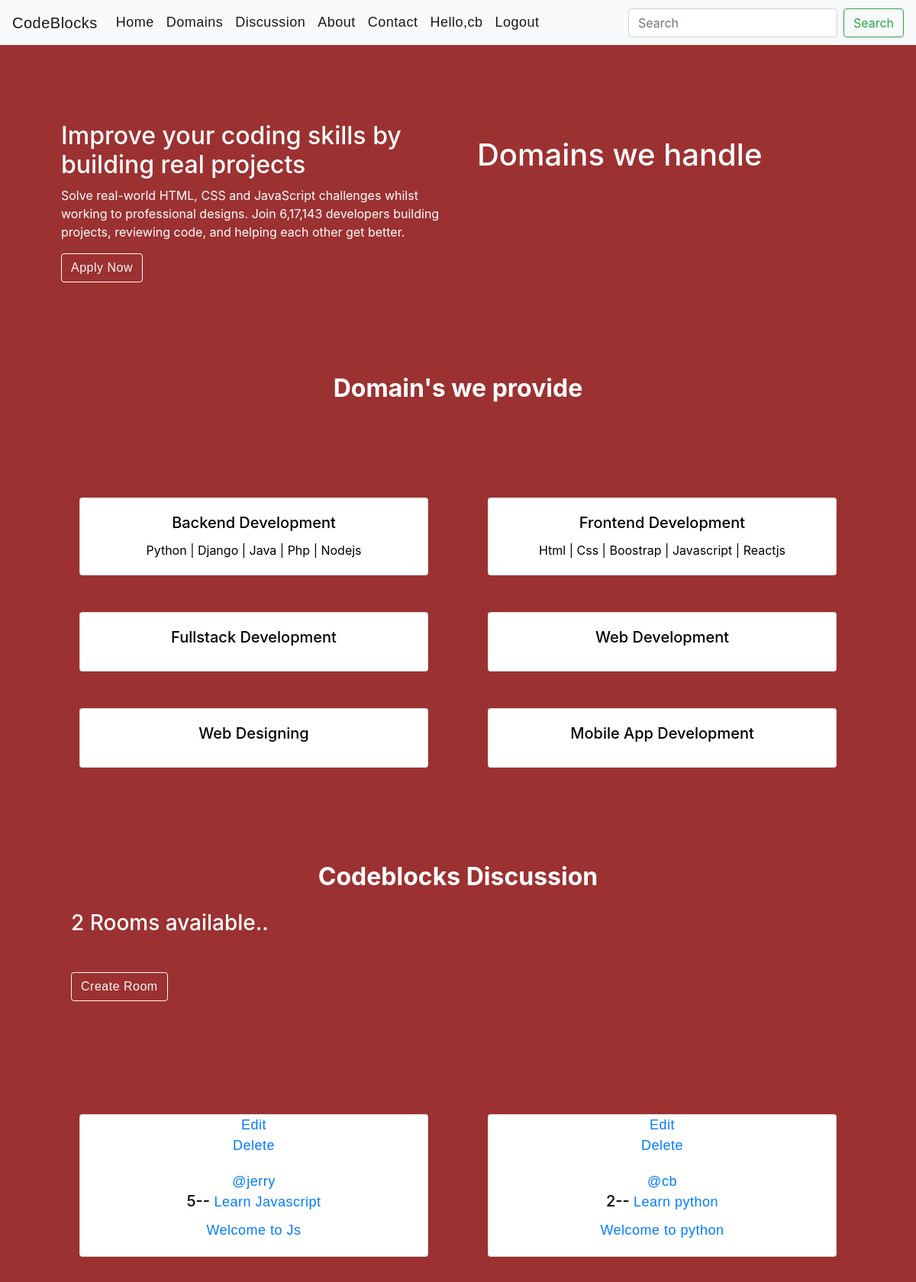
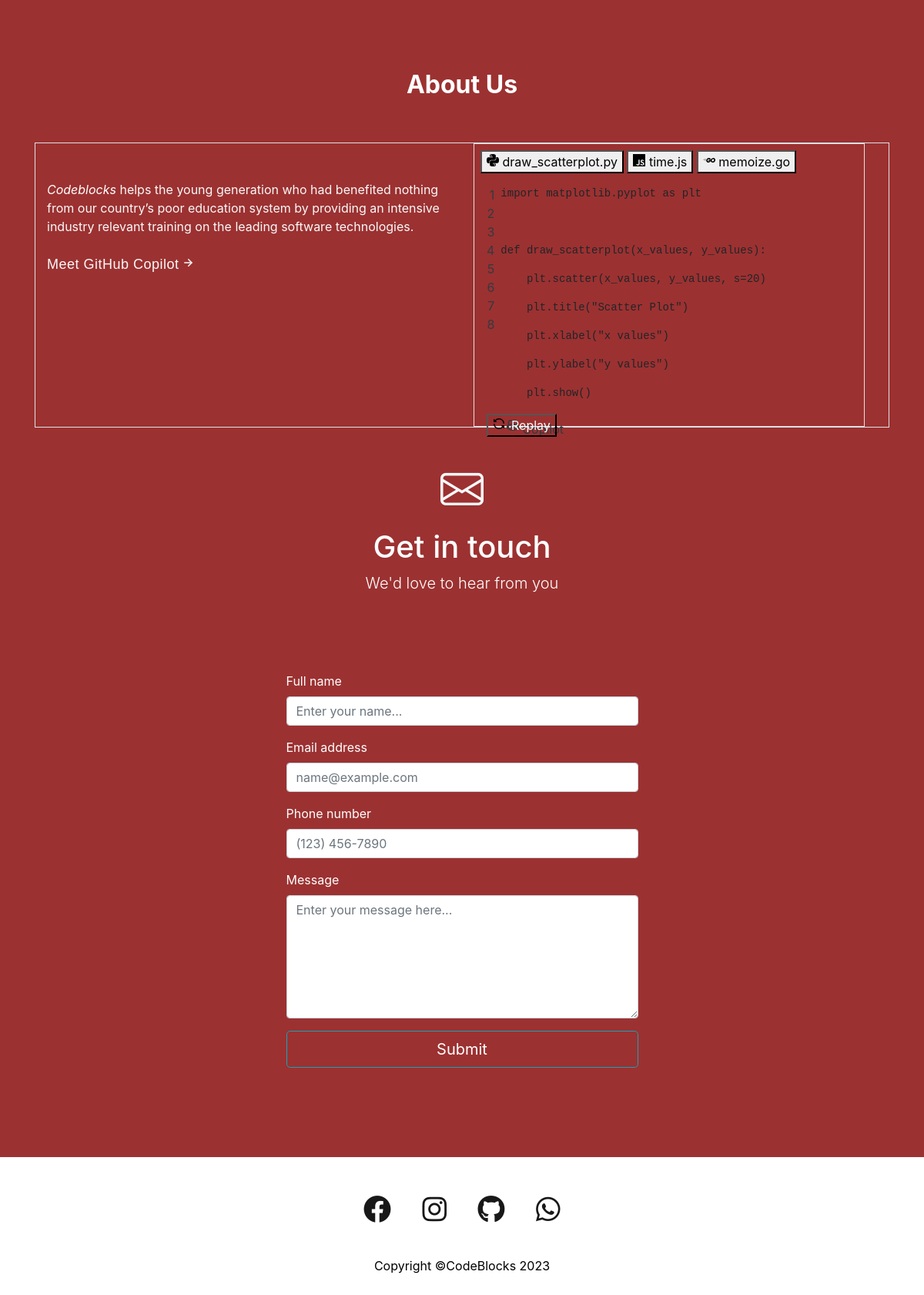
The app's page / (signed in) with its own data (2 pictures, top to bottom).
### cbapp/models.py (models this page shows, shortened)
class Domain(models.Model):
    d_name = models.CharField(max_length=200)
    d_desc = models.TextField(null=True,blank=True)

class Room(models.Model):
    host = models.ForeignKey(User,on_delete=models.SET_NULL,null=True)
    topic = models.ForeignKey(Topic,on_delete=models.SET_NULL,null=True)
    name = models.CharField(max_length=200)
    desc = models.TextField(null=True , blank=True)
    participants = models.ManyToManyField(User,related_name='participants', blank=True)
    updated = models.DateTimeField(auto_now=True)
    created = models.DateTimeField(auto_now_add=True)
    class Meta:
        ordering=['-updated' , '-created']

### cbapp/views.py (the view)
# urls.py: path('',views.home,name='home'),
def home(request):
    domain = Domain.objects.all()
    rooms=Room.objects.all()
    topics=Topic.objects.all()
    room_count = rooms.count()
    context={'rooms':rooms,'topics':topics,'room_count':room_count,'domain':domain}
    return render(request,"cbapp/home.html",context)

### cbapp/templates/cbapp/home.html (shortened to what this page needs)
{% extends 'base.html' %}
{% block content %}
<div class="container">
    <div class="row" id="home-link">
        <div class="col-md-6">
            <h2>Improve your coding skills by building real projects</h2>
            <div>
                <p>Solve real-world HTML, CSS and JavaScript challenges whilst working to professional designs. Join 6,17,143 developers building projects, reviewing code, and helping each other get better.</p>
                <a id="apply-btn"  class="btn btn-outline-light" href="">Apply Now</a>
            </div>
        </div>
        <div class="col-md-6">
            <div class="domain-handle">
                <h1>Domains we handle</h1>
            </div>
        </div>
    </div>
</div>
<section>
    <div class="container" id="domains">
        <h2 class="text-center" style="margin-top:100px;"><strong>Domain's we provide</strong></h2>
        <div id="domaintext-color" class="row">
            {% for d in domain %}
            <div class="col-md-6">
                <div class="card text-center m-4">
                    <div class="card-body ">
                      <h5 class="card-title">{{d.d_name}}</h5>
                      <p class="card-text">{{d.d_desc}}</p>
                    </div>
                </div>
            </div>
            {% endfor %}
        </div>
</div>
<section class="discussion-section">
            <div class="container" id="discussion">
                <h2 class="text-center" style="margin-top:100px;"><strong>Codeblocks Discussion</strong></h2>
                <h3 class="rooms-available mx-5 my-4">{{room_count}} Rooms available..</h3>
                <h3><a class="btn btn-outline-light mx-5 my-4 mr-sm-6" href="{% url 'create-room' %}">Create Room</a></h3>
                <div id="domaintext-color" class="row">
                    {% for r in rooms  %}
                    <div class="col-md-6">
                        <div class="card text-center m-4">
                            <a  href="{% url 'update-room' r.id %}">Edit</a>
                            <a href="{% url 'delete-room' r.id %}">Delete</a>
                            <div class="card-body ">
                                <a href="">@{{r.host.username}}</a>
                              <h5 class="card-title">{{r.id}}-- <a href="{% url 'room' r.id%}">{{r.name}}</h5></a>
                              <a href=""><p class="card-text">{{r.desc}}</p></a>
                            </div>
                        </div>
                    </div>
                    {% endfor %}
                </div>
        </div>
</section>
<section>
    <div class="container" id="about">
        <h2 class="text-center" style="margin-top:100px;"><strong>About Us</strong></h2><br><br>
    <div class="position-relative z-1 text-dark ">
        <card-skew class="overflow-hidden rounded-3 mb-3 mb-md-5">
      <div class="feature-card-mktg d-md-flex rounded-3  border position-relative flex-justify-between z-1 height-full flex-row" data-target="card-skew.bounding">
        <div class="d-md-flex text-light flex-column flex-1 mt-5 p-sm-6 py-lg-8 pl-lg-8 pr-lg-12 col-md-6 flex-justify-between">
                <p class="f2-mktg text-medium color-fg-dark mb-4"><em class="text-white">Codeblocks</em> helps the young generation who had benefited nothing from our country’s poor education system by providing an intensive industry relevant training on the leading software technologies.</p>
                <div>  <a class="link-mktg text-semibold color-fg-default text-light py-1 f3-mktg" href="/features/copilot" data-analytics-event="{&quot;category&quot;:&quot;Meet GitHub Copilot&quot;,&quot;action&quot;:&quot;click to Meet GitHub Copilot&quot;,&quot;label&quot;:&quot;ref_cta:Meet GitHub Copilot;&quot;}">
            Meet GitHub Copilot
                    </a></div>
        </div>
        <div class="overflow-hidden col-md-6 rounded-right-3">
        <div class="color-bg-subtle rounded-3 border text-left mb-8 ml-3 ml-sm-6 ml-md-0 mt-md-6 mr-3 mr-sm-6 box-shadow-card-mktg">
    <tab-container>
      <div class="tabnav pt-2 px-2 mb-0">
        <nav class="tabnav-tabs" aria-label="Code editor files" role="tablist">
            <button name="button" type="button" role="tab" id="draw_scatterplot-py" aria-selected="true" class="tabnav-tab" tabindex="0">
              <span>draw_scatterplot.py</span>
  </button>          <button name="button" type="button" role="tab" id="time-js" aria-selected="false" class="tabnav-tab" tabindex="0">
              <span>time.js</span>
  </button>          <button name="button" type="button" role="tab" id="memoize-go" aria-selected="false" class="tabnav-tab" tabindex="0">
              <span>memoize.go</span>
  </button>      </nav>
      </div>
        <div role="tabpanel" aria-labelledby="draw_scatterplot-py" class="code-editor-component position-relative text-mono color-bg-default rounded-bottom-3 f4 p-3 js-type-in">
          <div class="d-flex ">
    <div class="color-fg-subtle text-right user-select-none" style="">
          <div class="pr-2">1</div>
          <div class="pr-2">2</div>
          <div class="pr-2">3</div>
          <div class="pr-2">4</div>
          <div class="pr-2">5</div>
          <div class="pr-2">6</div>
          <div class="pr-2">7</div>
          <div class="pr-2">8</div>
    </div>
    <div class="flex-1 overflow-x-auto" tabindex="0">
          <pre class="f4"><span class="code-editor-line-mktg d-inline-block"><span class=pl-k>import</span> <span class=pl-s1>matplotlib</span>.<span class=pl-s1>pyplot</span> <span class=pl-k>as</span> <span class=pl-s1>plt</span></span></pre>
          <pre class="f4"></pre>
          <pre class="f4"><span class="code-editor-line-mktg d-inline-block js-type-letters"><span class=pl-k>def</span> <span class=pl-en>draw_scatterplot</span>(<span class=pl-s1>x_values</span>, <span class=pl-s1>y_values</span>):</span></pre>
          <pre class="f4"><span class="code-editor-line-mktg d-inline-block js-type-row code-editor-line-suggested-mktg color-bg-accent" data-type-row-delay="0">    <span class=pl-s1>plt</span>.<span class=pl-en>scatter</span>(<span class=pl-s1>x_values</span>, <span class=pl-s1>y_values</span>, <span class=pl-s1>s</span><span class=pl-c1>=</span><span class=pl-c1>20</span>)</span></pre>
          <pre class="f4"><span class="code-editor-line-mktg d-inline-block js-type-row code-editor-line-suggested-mktg color-bg-accent" data-type-row-delay="0">    <span class=pl-s1>plt</span>.<span class=pl-en>title</span>(<span class=pl-s>&quot;Scatter Plot&quot;</span>)</span></pre>
          <pre class="f4"><span class="code-editor-line-mktg d-inline-block js-type-row code-editor-line-suggested-mktg color-bg-accent" data-type-row-delay="0">    <span class=pl-s1>plt</span>.<span class=pl-en>xlabel</span>(<span class=pl-s>&quot;x values&quot;</span>)</span></pre>
          <pre class="f4"><span class="code-editor-line-mktg d-inline-block js-type-row code-editor-line-suggested-mktg color-bg-accent" data-type-row-delay="0">    <span class=pl-s1>plt</span>.<span class=pl-en>ylabel</span>(<span class=pl-s>&quot;y values&quot;</span>)</span></pre>
          <pre class="f4"><span class="code-editor-line-mktg d-inline-block js-type-row code-editor-line-suggested-mktg color-bg-accent" data-type-row-delay="0">    <span class=pl-s1>plt</span>.<span class=pl-en>show</span>()</span></pre>
        <div class="copilot-marker position-absolute color-fg-on-emphasis rounded color-bg-accent-emphasis text-bold d-flex flex-items-center js-type-row p-2 f5" style="">
          Copilot
        </div>
    </div>
  </div>
    <div class="position-absolute width-full z-1 text-center bottom-0 left-0 mb-n6 f5-mktg js-type-row">
        <button type="button" data-view-component="true" class="js-type-restart btn-link color-fg-default text-light no-underline">    Replay
  </button>  </div>
  </div>        </tab-container>
  </div>
  </div>
  </div>  </card-skew>
    </div>
    </div>
</section>
<section>
    <div class="container" id="contact">
        <div class="rounded-3 py-5 px-4 px-md-5 mb-5" >
            <div class="text-center mb-5">
                <div class="feature bg-gradient text-white rounded-3 mb-3"><i class="bi bi-envelope display-4 text-light" ></i></div>
                <h1 class="fw-bolder">Get in touch</h1>
                <p class="lead fw-normal text-white mb-0">We'd love to hear from you</p>
            </div>
            <div class="row justify-content-center">
                <div class="col-lg-8 col-xl-6">
                    <form id="contactForm" data-sb-form-api-token="API_TOKEN">
                        <div class="form-floating mb-3">
                            <label for="name">Full name</label>
                            <input class="form-control" id="name" type="text" placeholder="Enter your name..." data-sb-validations="required" />
                        </div>
                        <div class="form-floating mb-3">
                            <label for="email">Email address</label>
                            <input class="form-control" id="email" type="email" placeholder="name@example.com" data-sb-validations="required,email" />
                        </div>
                        <div class="form-floating mb-3">
                            <label for="phone">Phone number</label>
                            <input class="form-control" id="phone" type="tel" placeholder="(123) 456-7890" data-sb-validations="required" />
                        </div>
                        <div class="form-floating mb-3">
                            <label for="message">Message</label>
                            <textarea class="form-control" id="message" type="text" placeholder="Enter your message here..." style="height: 10rem" data-sb-validations="required"></textarea>
                        </div>
                        <div class="d-grid"><button class="btn btn-outline-info btn-lg text-white btn-block" id="submitButton" type="submit">Submit</button></div>
                    </form>
                </div>
            </div>
        </div>
    </div>
</section>
{% endblock %}

### templates/navbar.html (shortened to what this page needs)
 <nav class="navbar navbar-expand-lg navbar-light bg-light">
    <a class="navbar-brand" href="{% url 'home' %}" class="logo">CodeBlocks</a>
    <div class="collapse navbar-collapse" id="navbarSupportedContent">
      <ul class="navbar-nav mr-auto">
        <li class="nav-item active">
          <a id="nav-link" class="nav-link" href="{% url 'home' %}">Home <span class="sr-only">(current)</span></a>
        </li>
        <li class="nav-item active">
          <a id="nav-link" class="nav-link" href="#domains">Domains <span class="sr-only">(current)</span></a>
        </li>
        <li class="nav-item active">
          <a id="nav-link" class="nav-link" href="#discussion">Discussion<span class="sr-only">(current)</span></a>
        </li>
        <li class="nav-item active">
          <a id="nav-link" class="nav-link" href="#about">About</a>
        </li>
        <li class="nav-item active">
          <a id="nav-link" class="nav-link" href="#contact">Contact</a>
        </li>
        {% if user.is_authenticated %}
        <li class="nav-item active ">
          <a id="nav-link" class="nav-link" href="">Hello,{{user.username}}</a>
        </li>
        <li class="nav-item active">
          <a id="nav-link" class="nav-link" href="{% url 'logout' %}">Logout</a>
        </li>
        {% endif %}
      </ul>
      <form class="form-inline my-2 my-lg-0">
         <input class="form-control mr-sm-2" type="search" placeholder="Search" aria-label="Search">
        <button class="btn btn-outline-success my-2 my-sm-0" type="submit">Search</button>
      </form>
    </div>
  </nav>

### static/css/home.css (style rules this page uses)
#body-bg { background-color: rgb(156, 49, 49); color: white; }
html { height: 100%; }
body { min-height: 100%; display: flex; flex-direction: column; }
.row { margin:20px; margin-top: 100px; }
#domaintext-color { color: black; }
.card { transition: 1s; }
.domain-handle { margin-left: 10px; margin-top: 20px; }
a { position: relative; font-family:'Poppins',sans-serif; font-size: 18px; letter-spacing: 0.5px; }
#nav-link:after { content: ""; position: absolute; background-color: rgb(13, 13, 14); height: 3px; width: 100; left: 0; bottom: 5px; transition: 0.3s; }

### records on screen
Domain: d_name "Backend Development", d_desc "Python | Django | Java | Php | Nodejs"
Domain: d_name "Frontend Development", d_desc "Html | Css | Boostrap | Javascript | Reactjs"
Domain: d_name "Fullstack Development"
Domain: d_name "Web Development"
Domain: d_name "Web Designing"
Domain: d_name "Mobile App Development"
Room: host.username "jerry", id "5", name "Learn Javascript", desc "Welcome to Js"
Room: host.username "cb", id "2", name "Learn python", desc "Welcome to python"

### other values on screen
{{ user.username }} "cb"
{{ room_count }} "2"
